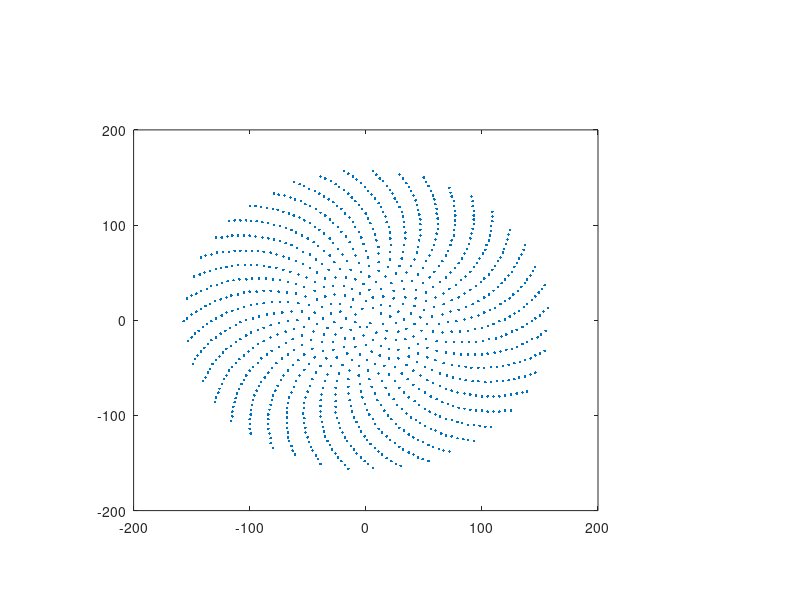

Write the MATLAB code that produced this figure.
function py()
    angle = 137.5;
    in_x = [];
    in_y = [];
    for n = 1 : 1000
        r = sqrt(n);
        x = ceil(cos(n*137.5)*r*5);
        y = ceil(sin(n*137.5)*r*5);
        try
            in_x = [in_x ; x];
            in_y = [in_y ; y];
        catch
            in_x = x;
            in_y = y;
        end
    end
    plotmatrix(in_x,in_y);
end